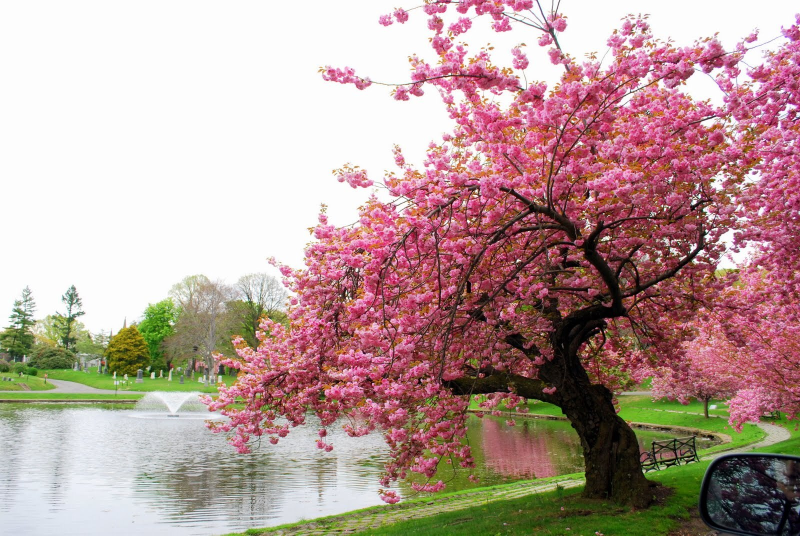
%> input picture Practica_1/tree.jpg, 1600 x 1071 px (shown at 1/2 size)
$ octave Practica1.2.m   (GNU Octave 9; MATLAB toolbox functions it lacks are replaced by stand-ins)
%> lines starting %> are read from the running program, lines starting %| are printed output that depends on the picture; in (x1, y1, x2, y2) boxes, pixels count from 0 and x2, y2 are one past the last pixel; in counts of white or black regions, pixels touching at a corner belong together; the program's own positions count from 1
clc %limpia pantalla
clear all all all% limpia todo
close all% cierra todo
warning off all

% COMO LEER Y DESPLEGAR IMAGENES EN PANTALLA
a=imread('tree.jpg');
%> a is the input picture: size 1071x1600x3 uint8; mean R, G, B 182.7, 157, 152.4
[m,n]=size(a)
%> m = 1071; n = 4800
figure(1)
subplot(2,3,1)
imshow(a)
title('original')


% figure(2)
b=rgb2gray(a);
subplot(2,3,2)
imshow(b)
title('grises')
%
% figure(3)
  c=im2bw(b);
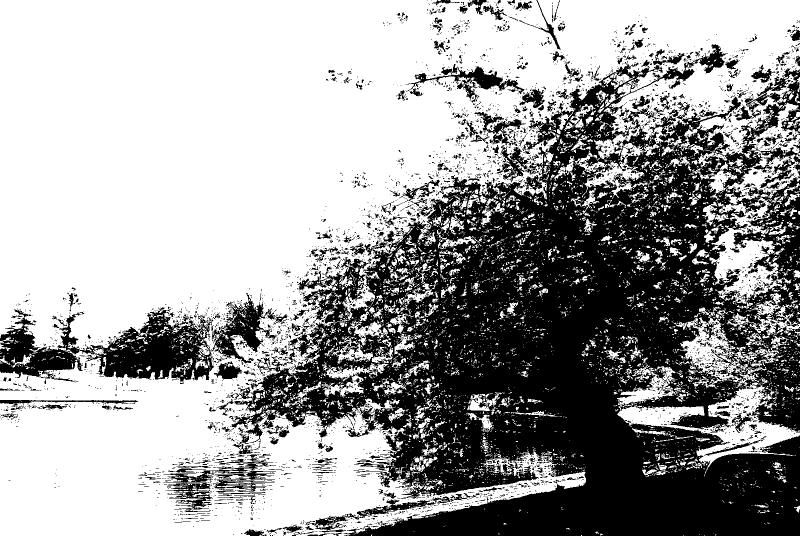
%> c: size 1071x1600 logical (shown at 1/2 size); 62.8% white; 4514 black regions (4097 under 20 px), largest, box (x1, y1, x2, y2) and area: (458, 88, 1600, 1071) 536171, (160, 615, 428, 763) 19315, (0, 618, 165, 757) 8963
 subplot(2,3,3)
 imshow(c)

% extrayendo caracteristicas de la imagen
roja=a;
roja(:,:,1);
roja(:,:,2)=0;
roja(:,:,3)=0;
subplot(2,3,4)
imshow(roja)
%green
verde=a;
verde(:,:,1)=0;
verde(:,:,2);
verde(:,:,3)=0;
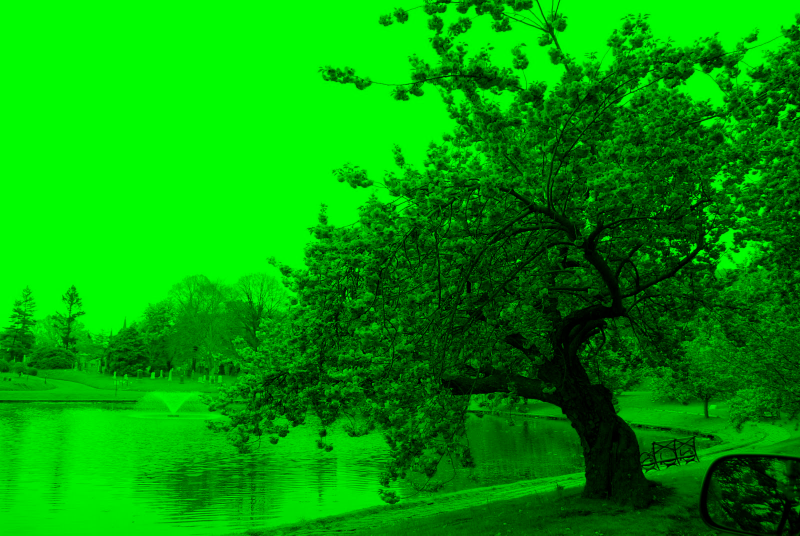
%> verde: size 1071x1600x3 uint8 (shown at 1/2 size); mean R, G, B 0, 157, 0
subplot(2,3,5)
imshow(verde)

azul=a;
azul(:,:,1)=0;
azul(:,:,2)=0;
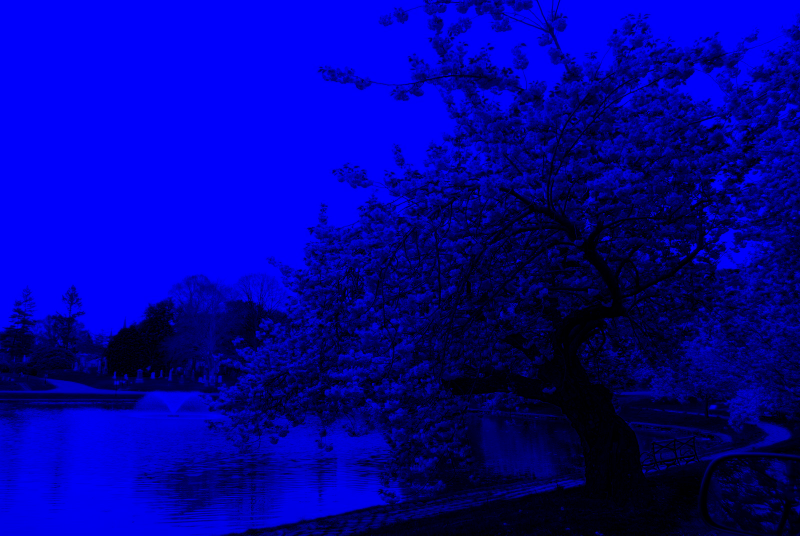
%> azul: size 1071x1600x3 uint8 (shown at 1/2 size); mean R, G, B 0, 0, 152.4
azul(:,:,3);
subplot(2,3,6)
imshow(azul)

%% concatenado arreglos
figure(2)
arreglo=[a roja;verde azul];
imshow(arreglo)


%% PRACTICA 1
rows = m/3
%> rows = 357
colums = n/9
%> colums = 533.3
figure(3)
colums_part = a;
colums_part(:,1:colums,1);
colums_part(:,1:colums,2)=0;
colums_part(:,1:colums,3)=0;

colums_part(:,colums:colums*2,1)=0;
colums_part(:,colums:colums*2,2);
colums_part(:,colums:colums*2,3)=0;

colums_part(:,colums*2:end,1)=0;
colums_part(:,colums*2:end,2)=0;
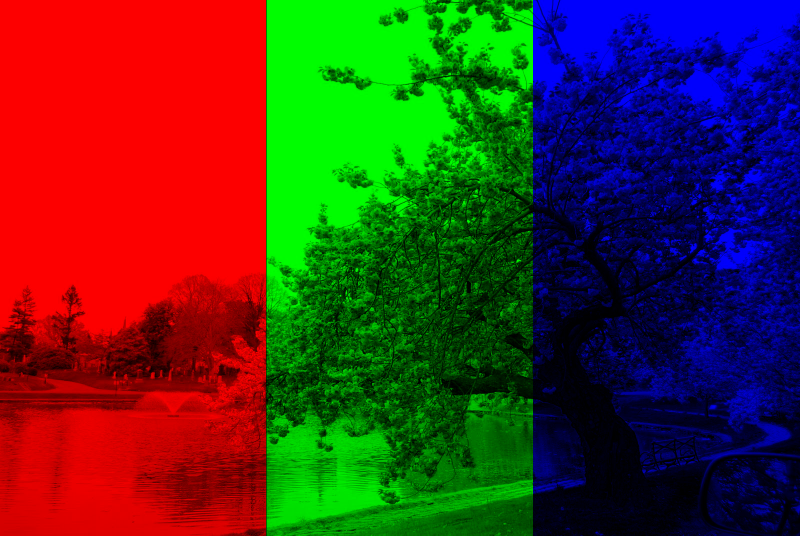
%> colums_part: size 1071x1600x3 uint8 (shown at 1/2 size); mean R, G, B 72.4, 49.7, 33.4
colums_part(:,colums*2:end,3);


imshow(colums_part);

figure(4)
rows_part = a;
rows_part(1:rows,:,1);
rows_part(1:rows,:,2)=0;
rows_part(1:rows,:,3)=0;

rows_part(rows:rows*2,:,1)=0;
rows_part(rows:rows*2,:,2);
rows_part(rows:rows*2,:,3)=0;

rows_part(rows*2:end,:,1)=0;
rows_part(rows*2:end,:,2)=0;
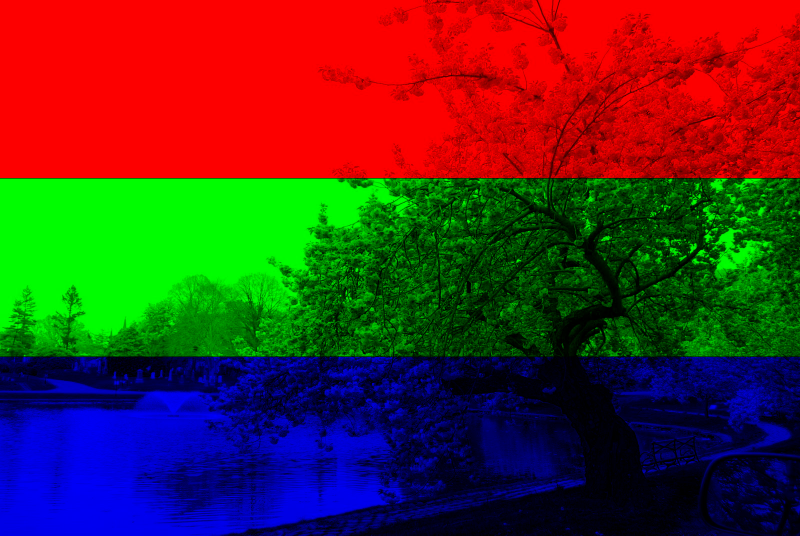
%> rows_part: size 1071x1600x3 uint8 (shown at 1/2 size); mean R, G, B 77.8, 45.8, 35.3
rows_part(rows*2:end,:,3);

imshow(rows_part);

%%F

f = imread("F.jpg");
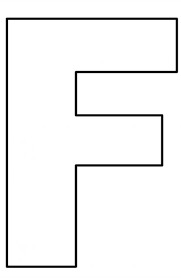
%> input picture Practica_1/F.jpg, 181 x 278 px
%> f is the input picture: size 278x181x3 uint8; min 0, max 255, mean 243.8


%blue
f(:,1:90,1) = 0;
f(:,1:90,2) = 0;
f(:,1:90,3);

%red
f(:,90:181,1);
f(:,90:181,2)=0;
f(:,90:181,3)=0;

%Green for the F
f(20:266,9:78,1)=124;
f(20:266,9:78,2)=252;
f(20:266,9:78,3)=0;

f(20:72,78:176,1)=124;
f(20:72,78:176,2)=252;
f(20:72,78:176,3)=0;

f(115:165,78:163,1)=124;
f(115:165,78:163,2)=252;
f(115:165,78:163,3)=0;
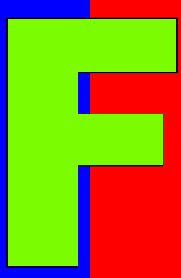
%> f: size 278x181x3 uint8; mean R, G, B 150.1, 134.3, 27.9

figure(6)
imshow(f)


disp('fin de proceso...')
